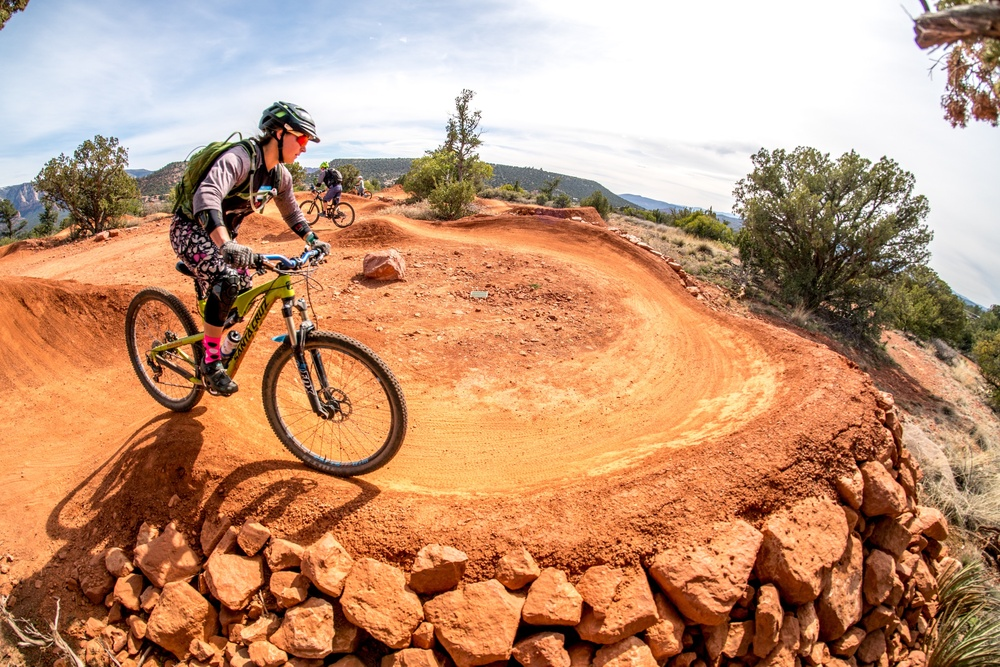
#> input picture img/1.jpg, 1000 x 667 px, shrunk from 3000 x 2000 before the run
$ python crop_image_skimage.py
#> lines starting #> are read from the running program, lines starting #| are printed output that depends on the picture
from skimage import io
from pylab import *

img = io.imread('./img/1.jpg')
#> img is the input picture: shape (667, 1000, 3); mean R, G, B 192, 147.3, 117.4
plt.subplot(121)
io.imshow(img)
plt.title('original image')

im_c=img[0:100,0:100]
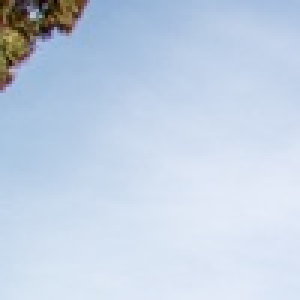
#> im_c: shape (100, 100, 3) (shown 3 times larger); mean R, G, B 194.8, 209.2, 227.8
plt.subplot(122)
io.imshow(im_c)
plt.title('cropped image')
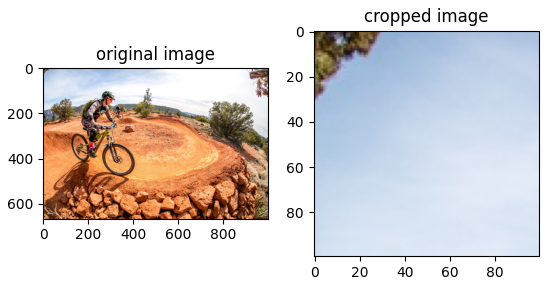
#> figure drawn by matplotlib, 2 panels

$ run again, with img/2.jpg copied over img/1.jpg
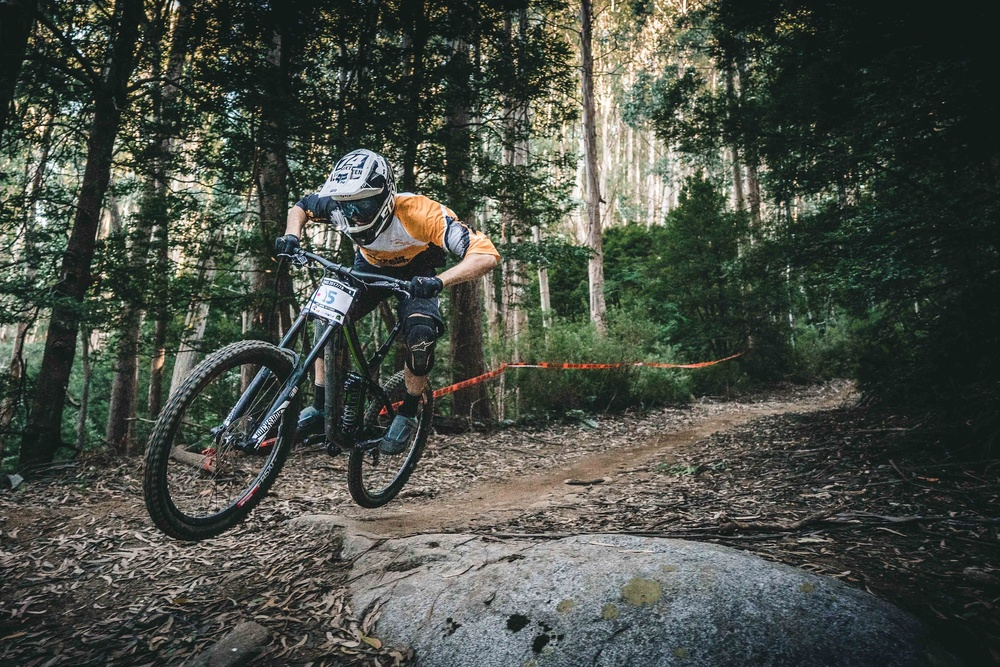
#> input picture img/2.jpg, 1000 x 667 px, shrunk from 3000 x 2001 before the run
#> img is the input picture: shape (667, 1000, 3); mean R, G, B 72.2, 77.4, 69.2
#> `im_c=img[0:100,0:100]`:
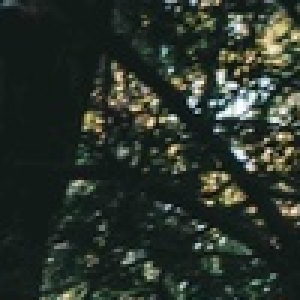
#> im_c: shape (100, 100, 3) (shown 3 times larger); mean R, G, B 42.4, 51, 43.1
#> `plt.title('cropped image')`:
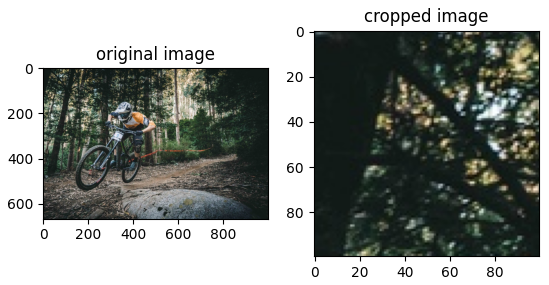
#> figure drawn by matplotlib, 2 panels

$ run again, with img/3.jpg copied over img/1.jpg
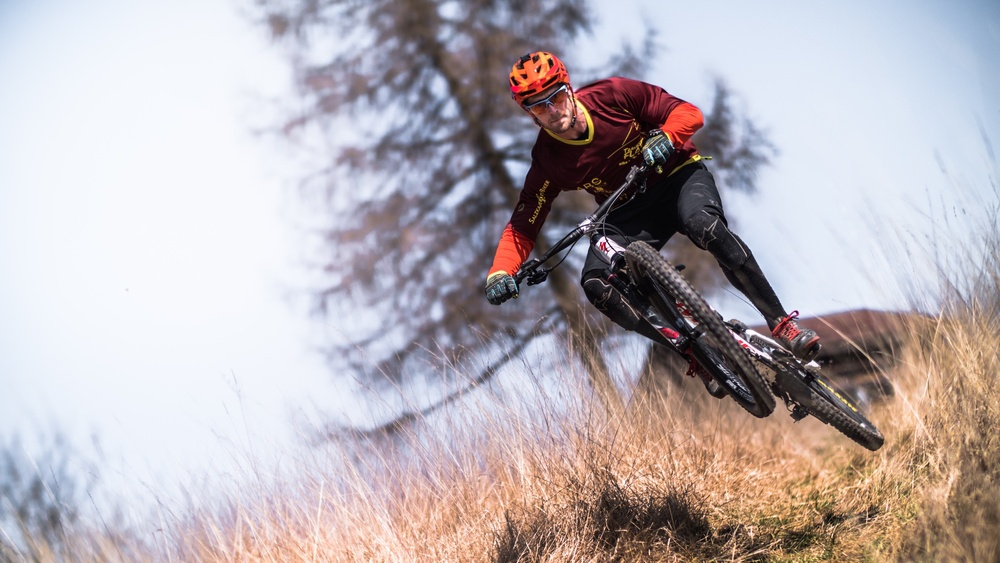
#> input picture img/3.jpg, 1000 x 563 px, shrunk from 3000 x 1688 before the run
#> img is the input picture: shape (563, 1000, 3); mean R, G, B 185, 176.7, 180.6
#> `im_c=img[0:100,0:100]`:
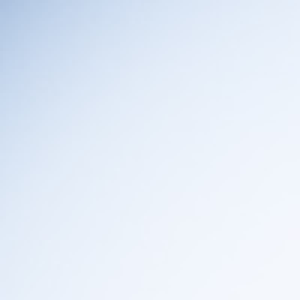
#> im_c: shape (100, 100, 3) (shown 3 times larger); mean R, G, B 228.4, 236.9, 248.2
#> `plt.title('cropped image')`:
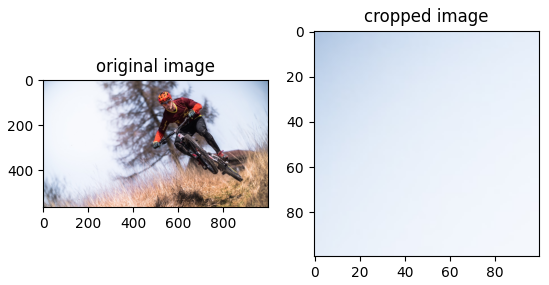
#> figure drawn by matplotlib, 2 panels

$ run again, with img/4.jpg copied over img/1.jpg
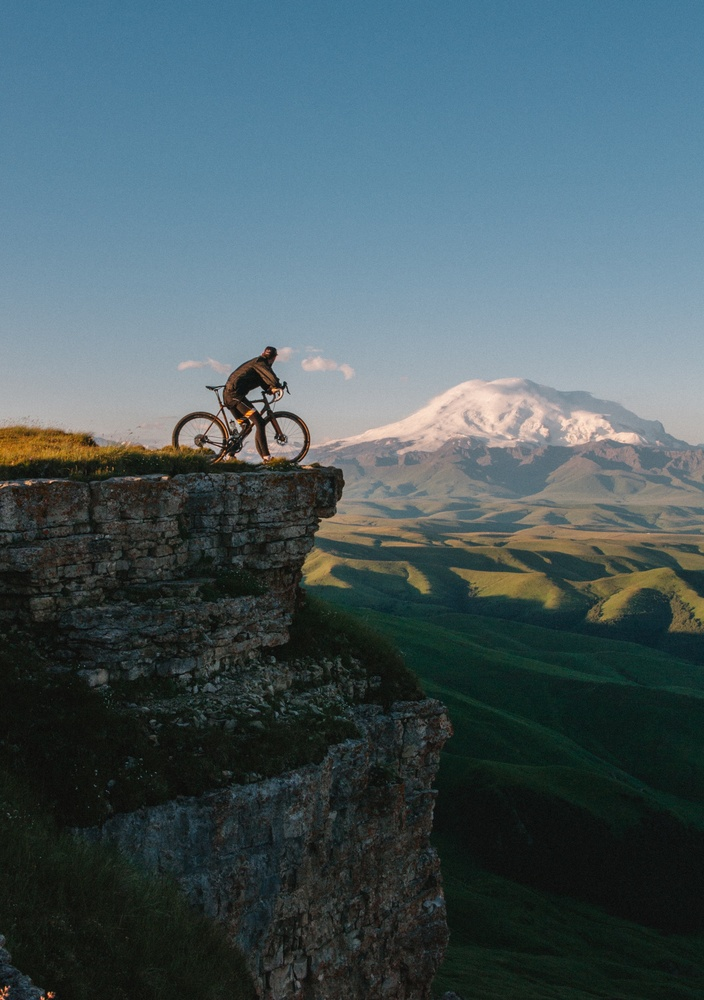
#> input picture img/4.jpg, 704 x 1000 px, shrunk from 3000 x 4260 before the run
#> img is the input picture: shape (1000, 704, 3); mean R, G, B 72.1, 90.2, 95.9
#> `im_c=img[0:100,0:100]`:
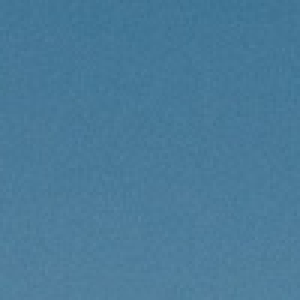
#> im_c: shape (100, 100, 3) (shown 3 times larger); mean R, G, B 73.8, 122.9, 153.1
#> `plt.title('cropped image')`:
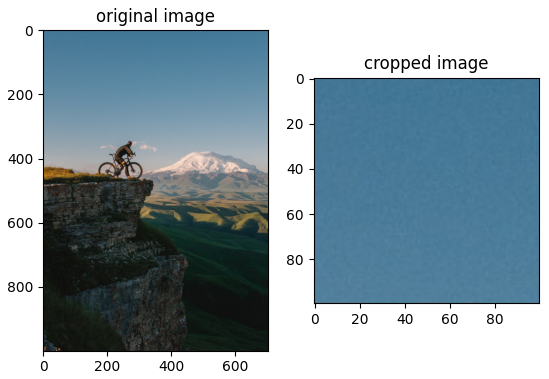
#> figure drawn by matplotlib, 2 panels
